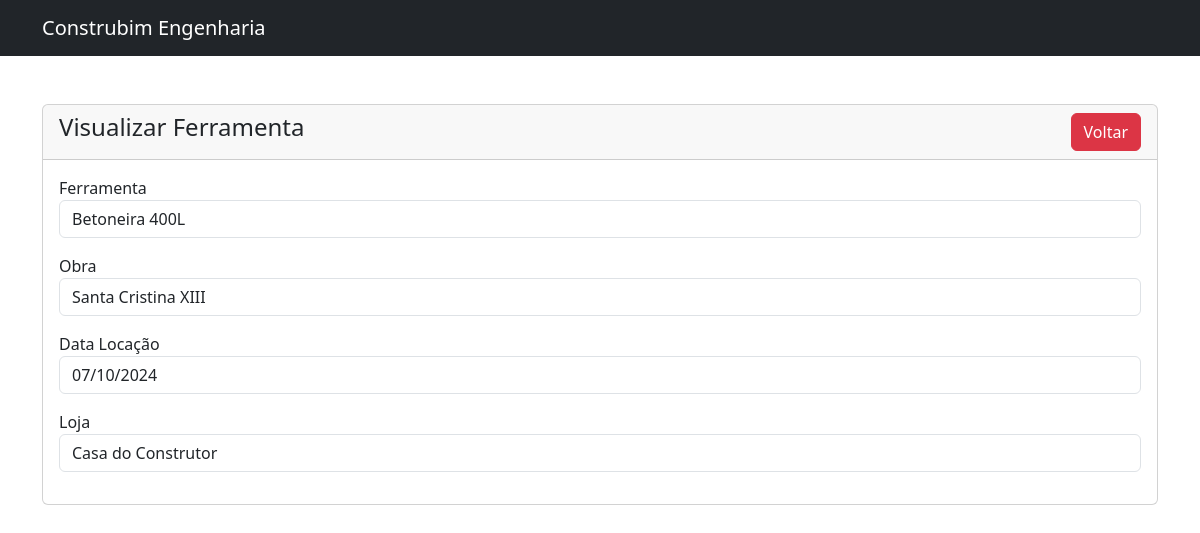
The page /usuario-view.php?id=13 on the database its author committed.
### tables this page shows
CREATE TABLE IF NOT EXISTS `ferramentas` (
  `id` int NOT NULL AUTO_INCREMENT,
  `ferramenta` varchar(100) NOT NULL,
  `obra` varchar(100) NOT NULL,
  `data_locacao` date NOT NULL,
  `loja` varchar(220) NOT NULL,
  PRIMARY KEY (`id`)
);

### usuario-view.php (the view, shortened to what this page needs)
<?php
require 'conexao.php';
?>
<!doctype html>
<html lang="pt-br">
  <head>
    <link href="https://cdn.jsdelivr.net/npm/bootstrap@5.3.3/dist/css/bootstrap.min.css" rel="stylesheet">
  </head>
  <body>
    <?php include('navbar.php'); ?>
    <div class="container mt-5">
      <div class="row">
        <div class="col-md-12">
          <div class="card">
            <div class="card-header">
              <h4>Visualizar Ferramenta
                <a href="home.php" class="btn btn-danger float-end">Voltar</a>
              </h4>
            </div>
            <div class="card-body">
                <?php
              if (isset($_GET['id'])) {
                  $usuario_id = mysqli_real_escape_string($conexao, $_GET['id']);
                  $sql = "SELECT * FROM ferramentas WHERE id='$usuario_id'";
                  $query = mysqli_query($conexao, $sql);
                if (mysqli_num_rows($query) > 0) {
                  $usuario = mysqli_fetch_array($query);
                ?>
                <div class="mb-3">
                  <label>Ferramenta</label>
                  <p class="form-control">
                    <?=$usuario['ferramenta'];?>
                  </p>
                </div>
                <div class="mb-3">
                  <label>Obra</label>
                  <p class="form-control">
                    <?=$usuario['obra'];?>
                  </p>
                </div>
                <div class="mb-3">
                  <label>Data Locação</label>
                  <p class="form-control">
                    <?=date('d/m/Y', strtotime($usuario['data_locacao']));?>
                  </p>
                </div>
                <div class="mb-3">
                  <label>Loja</label>
                  <p class="form-control">
                  <?=$usuario['loja'];?>
                  </p>
                </div>
                <?php
                } else {
                  echo "<h5>Ferramenta não encontrada</h5>";
                }
              }
              ?>
            </div>
          </div>
        </div>
      </div>
    </div>
  </body>
</html>

### rows shown on the page
ferramentas: ferramenta "Betoneira 400L", obra "Santa Cristina XIII", data_locacao "07/10/2024", loja "Casa do Construtor"
